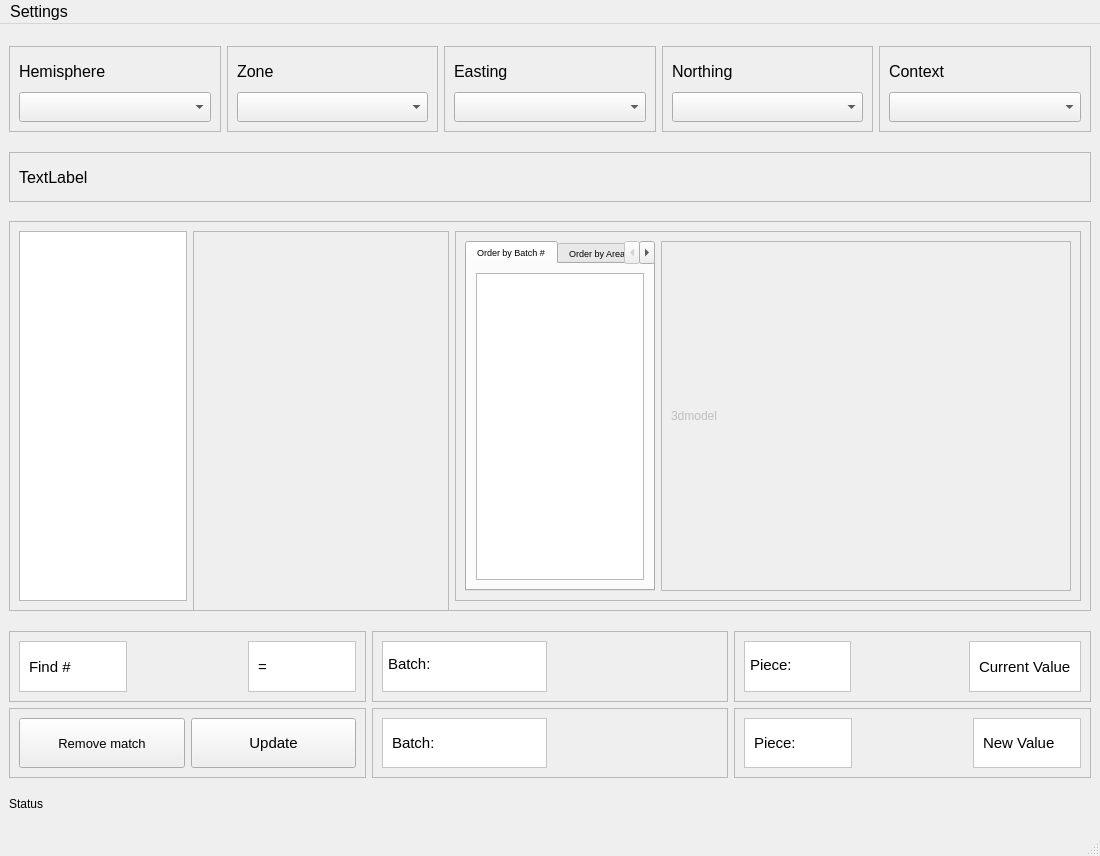
<?xml version="1.0" encoding="UTF-8"?>
<ui version="4.0">
 <class>MainWindow</class>
 <widget class="QMainWindow" name="MainWindow">
  <property name="geometry">
   <rect>
    <x>0</x>
    <y>0</y>
    <width>1100</width>
    <height>856</height>
   </rect>
  </property>
  <property name="minimumSize">
   <size>
    <width>1100</width>
    <height>600</height>
   </size>
  </property>
  <property name="baseSize">
   <size>
    <width>1100</width>
    <height>600</height>
   </size>
  </property>
  <property name="windowTitle">
   <string>Sherd Match Assistance</string>
  </property>
  <property name="windowIcon">
   <iconset>
    <normaloff>../assets/icon.png</normaloff>../assets/icon.png</iconset>
  </property>
  <property name="tabShape">
   <enum>QTabWidget::Rounded</enum>
  </property>
  <widget class="QWidget" name="centralwidget">
   <layout class="QGridLayout" name="gridLayout_3">
    <item row="2" column="1">
     <spacer name="verticalSpacer">
      <property name="orientation">
       <enum>Qt::Vertical</enum>
      </property>
      <property name="sizeHint" stdset="0">
       <size>
        <width>20</width>
        <height>40</height>
       </size>
      </property>
     </spacer>
    </item>
    <item row="11" column="1">
     <spacer name="verticalSpacer_6">
      <property name="orientation">
       <enum>Qt::Vertical</enum>
      </property>
      <property name="sizeHint" stdset="0">
       <size>
        <width>20</width>
        <height>40</height>
       </size>
      </property>
     </spacer>
    </item>
    <item row="8" column="1">
     <layout class="QGridLayout" name="gridLayout_2">
      <item row="1" column="3">
       <widget class="QFrame" name="frame_16">
        <property name="frameShape">
         <enum>QFrame::StyledPanel</enum>
        </property>
        <property name="frameShadow">
         <enum>QFrame::Raised</enum>
        </property>
        <layout class="QHBoxLayout" name="horizontalLayout_15">
         <item>
          <widget class="QFrame" name="frame_37">
           <property name="minimumSize">
            <size>
             <width>91</width>
             <height>50</height>
            </size>
           </property>
           <property name="styleSheet">
            <string notr="true"> background-color : white</string>
           </property>
           <property name="frameShape">
            <enum>QFrame::StyledPanel</enum>
           </property>
           <property name="frameShadow">
            <enum>QFrame::Raised</enum>
           </property>
           <layout class="QHBoxLayout" name="horizontalLayout_16">
            <item>
             <widget class="QLabel" name="label_37">
              <property name="font">
               <font>
                <pointsize>11</pointsize>
               </font>
              </property>
              <property name="text">
               <string>Piece:</string>
              </property>
             </widget>
            </item>
           </layout>
          </widget>
         </item>
         <item>
          <widget class="QLabel" name="new_piece">
           <property name="minimumSize">
            <size>
             <width>50</width>
             <height>0</height>
            </size>
           </property>
           <property name="font">
            <font>
             <pointsize>11</pointsize>
            </font>
           </property>
           <property name="text">
            <string/>
           </property>
          </widget>
         </item>
         <item>
          <widget class="QFrame" name="frame_38">
           <property name="minimumSize">
            <size>
             <width>91</width>
             <height>50</height>
            </size>
           </property>
           <property name="styleSheet">
            <string notr="true"> background-color : white</string>
           </property>
           <property name="frameShape">
            <enum>QFrame::StyledPanel</enum>
           </property>
           <property name="frameShadow">
            <enum>QFrame::Raised</enum>
           </property>
           <layout class="QHBoxLayout" name="horizontalLayout_17">
            <item>
             <widget class="QLabel" name="label_38">
              <property name="font">
               <font>
                <pointsize>11</pointsize>
               </font>
              </property>
              <property name="text">
               <string>New Value</string>
              </property>
             </widget>
            </item>
           </layout>
          </widget>
         </item>
        </layout>
       </widget>
      </item>
      <item row="0" column="1">
       <widget class="QFrame" name="frame_18">
        <property name="frameShape">
         <enum>QFrame::StyledPanel</enum>
        </property>
        <property name="frameShadow">
         <enum>QFrame::Raised</enum>
        </property>
        <layout class="QHBoxLayout" name="horizontalLayout_21">
         <item>
          <widget class="QFrame" name="frame_41">
           <property name="minimumSize">
            <size>
             <width>91</width>
             <height>50</height>
            </size>
           </property>
           <property name="styleSheet">
            <string notr="true"> background-color : white</string>
           </property>
           <property name="frameShape">
            <enum>QFrame::StyledPanel</enum>
           </property>
           <property name="frameShadow">
            <enum>QFrame::Raised</enum>
           </property>
           <widget class="QLabel" name="label_40">
            <property name="geometry">
             <rect>
              <x>6</x>
              <y>3</y>
              <width>80</width>
              <height>40</height>
             </rect>
            </property>
            <property name="font">
             <font>
              <pointsize>11</pointsize>
             </font>
            </property>
            <property name="text">
             <string>Batch:</string>
            </property>
           </widget>
          </widget>
         </item>
         <item>
          <widget class="QLabel" name="current_batch">
           <property name="minimumSize">
            <size>
             <width>50</width>
             <height>0</height>
            </size>
           </property>
           <property name="font">
            <font>
             <pointsize>11</pointsize>
            </font>
           </property>
           <property name="text">
            <string/>
           </property>
          </widget>
         </item>
        </layout>
       </widget>
      </item>
      <item row="0" column="0">
       <widget class="QFrame" name="frame_17">
        <property name="frameShape">
         <enum>QFrame::StyledPanel</enum>
        </property>
        <property name="frameShadow">
         <enum>QFrame::Raised</enum>
        </property>
        <layout class="QHBoxLayout" name="horizontalLayout_18">
         <item>
          <widget class="QFrame" name="frame_39">
           <property name="minimumSize">
            <size>
             <width>90</width>
             <height>51</height>
            </size>
           </property>
           <property name="autoFillBackground">
            <bool>false</bool>
           </property>
           <property name="styleSheet">
            <string notr="true"> background-color : white</string>
           </property>
           <property name="frameShape">
            <enum>QFrame::StyledPanel</enum>
           </property>
           <property name="frameShadow">
            <enum>QFrame::Raised</enum>
           </property>
           <layout class="QHBoxLayout" name="horizontalLayout_19">
            <item>
             <widget class="QLabel" name="label_6">
              <property name="font">
               <font>
                <pointsize>11</pointsize>
               </font>
              </property>
              <property name="autoFillBackground">
               <bool>false</bool>
              </property>
              <property name="styleSheet">
               <string notr="true"/>
              </property>
              <property name="text">
               <string>Find #</string>
              </property>
             </widget>
            </item>
           </layout>
          </widget>
         </item>
         <item>
          <widget class="QLabel" name="selected_find">
           <property name="minimumSize">
            <size>
             <width>50</width>
             <height>0</height>
            </size>
           </property>
           <property name="font">
            <font>
             <pointsize>11</pointsize>
            </font>
           </property>
           <property name="text">
            <string/>
           </property>
          </widget>
         </item>
         <item>
          <widget class="QFrame" name="frame_40">
           <property name="minimumSize">
            <size>
             <width>90</width>
             <height>51</height>
            </size>
           </property>
           <property name="maximumSize">
            <size>
             <width>16777215</width>
             <height>16777215</height>
            </size>
           </property>
           <property name="styleSheet">
            <string notr="true"> background-color : white</string>
           </property>
           <property name="frameShape">
            <enum>QFrame::StyledPanel</enum>
           </property>
           <property name="frameShadow">
            <enum>QFrame::Raised</enum>
           </property>
           <layout class="QHBoxLayout" name="horizontalLayout_20">
            <item>
             <widget class="QLabel" name="label_39">
              <property name="font">
               <font>
                <pointsize>11</pointsize>
               </font>
              </property>
              <property name="layoutDirection">
               <enum>Qt::LeftToRight</enum>
              </property>
              <property name="text">
               <string>=</string>
              </property>
             </widget>
            </item>
           </layout>
          </widget>
         </item>
        </layout>
       </widget>
      </item>
      <item row="0" column="3">
       <widget class="QFrame" name="frame_14">
        <property name="frameShape">
         <enum>QFrame::StyledPanel</enum>
        </property>
        <property name="frameShadow">
         <enum>QFrame::Raised</enum>
        </property>
        <layout class="QHBoxLayout" name="horizontalLayout_12">
         <item>
          <widget class="QFrame" name="frame_4">
           <property name="minimumSize">
            <size>
             <width>91</width>
             <height>50</height>
            </size>
           </property>
           <property name="styleSheet">
            <string notr="true"> background-color : white</string>
           </property>
           <property name="frameShape">
            <enum>QFrame::StyledPanel</enum>
           </property>
           <property name="frameShadow">
            <enum>QFrame::Raised</enum>
           </property>
           <widget class="QLabel" name="label_11">
            <property name="geometry">
             <rect>
              <x>6</x>
              <y>3</y>
              <width>81</width>
              <height>41</height>
             </rect>
            </property>
            <property name="font">
             <font>
              <pointsize>11</pointsize>
             </font>
            </property>
            <property name="text">
             <string>Piece:</string>
            </property>
           </widget>
          </widget>
         </item>
         <item>
          <widget class="QLabel" name="current_piece">
           <property name="minimumSize">
            <size>
             <width>50</width>
             <height>0</height>
            </size>
           </property>
           <property name="font">
            <font>
             <pointsize>11</pointsize>
            </font>
           </property>
           <property name="text">
            <string/>
           </property>
          </widget>
         </item>
         <item>
          <widget class="QFrame" name="frame_5">
           <property name="minimumSize">
            <size>
             <width>91</width>
             <height>50</height>
            </size>
           </property>
           <property name="styleSheet">
            <string notr="true"> background-color : white</string>
           </property>
           <property name="frameShape">
            <enum>QFrame::StyledPanel</enum>
           </property>
           <property name="frameShadow">
            <enum>QFrame::Raised</enum>
           </property>
           <layout class="QHBoxLayout" name="horizontalLayout_13">
            <item>
             <widget class="QLabel" name="label_13">
              <property name="font">
               <font>
                <pointsize>11</pointsize>
               </font>
              </property>
              <property name="text">
               <string>Current Value</string>
              </property>
             </widget>
            </item>
           </layout>
          </widget>
         </item>
        </layout>
       </widget>
      </item>
      <item row="1" column="1">
       <widget class="QFrame" name="frame_13">
        <property name="frameShape">
         <enum>QFrame::StyledPanel</enum>
        </property>
        <property name="frameShadow">
         <enum>QFrame::Raised</enum>
        </property>
        <layout class="QHBoxLayout" name="horizontalLayout_11">
         <item>
          <widget class="QFrame" name="frame_36">
           <property name="minimumSize">
            <size>
             <width>91</width>
             <height>50</height>
            </size>
           </property>
           <property name="styleSheet">
            <string notr="true"> background-color : white</string>
           </property>
           <property name="frameShape">
            <enum>QFrame::StyledPanel</enum>
           </property>
           <property name="frameShadow">
            <enum>QFrame::Raised</enum>
           </property>
           <layout class="QVBoxLayout" name="verticalLayout_7">
            <item>
             <widget class="QLabel" name="label_36">
              <property name="font">
               <font>
                <pointsize>11</pointsize>
               </font>
              </property>
              <property name="text">
               <string>Batch:</string>
              </property>
             </widget>
            </item>
           </layout>
          </widget>
         </item>
         <item>
          <widget class="QLabel" name="new_batch">
           <property name="minimumSize">
            <size>
             <width>50</width>
             <height>0</height>
            </size>
           </property>
           <property name="font">
            <font>
             <pointsize>11</pointsize>
            </font>
           </property>
           <property name="text">
            <string/>
           </property>
          </widget>
         </item>
        </layout>
       </widget>
      </item>
      <item row="1" column="0">
       <widget class="QFrame" name="frame_15">
        <property name="frameShape">
         <enum>QFrame::StyledPanel</enum>
        </property>
        <property name="frameShadow">
         <enum>QFrame::Raised</enum>
        </property>
        <layout class="QHBoxLayout" name="horizontalLayout_14">
         <item>
          <widget class="QPushButton" name="remove_button">
           <property name="minimumSize">
            <size>
             <width>91</width>
             <height>50</height>
            </size>
           </property>
           <property name="font">
            <font>
             <pointsize>10</pointsize>
            </font>
           </property>
           <property name="text">
            <string>Remove match</string>
           </property>
          </widget>
         </item>
         <item>
          <widget class="QPushButton" name="update_button">
           <property name="minimumSize">
            <size>
             <width>91</width>
             <height>50</height>
            </size>
           </property>
           <property name="font">
            <font>
             <pointsize>11</pointsize>
            </font>
           </property>
           <property name="text">
            <string>Update</string>
           </property>
          </widget>
         </item>
        </layout>
       </widget>
      </item>
     </layout>
    </item>
    <item row="6" column="1">
     <spacer name="verticalSpacer_4">
      <property name="orientation">
       <enum>Qt::Vertical</enum>
      </property>
      <property name="sizeHint" stdset="0">
       <size>
        <width>20</width>
        <height>40</height>
       </size>
      </property>
     </spacer>
    </item>
    <item row="5" column="1">
     <layout class="QHBoxLayout" name="horizontalLayout_5">
      <item>
       <widget class="QFrame" name="frame_9">
        <property name="minimumSize">
         <size>
          <width>0</width>
          <height>390</height>
         </size>
        </property>
        <property name="frameShape">
         <enum>QFrame::StyledPanel</enum>
        </property>
        <property name="frameShadow">
         <enum>QFrame::Raised</enum>
        </property>
        <layout class="QHBoxLayout" name="horizontalLayout_4">
         <item>
          <widget class="QListWidget" name="finds_list">
           <property name="minimumSize">
            <size>
             <width>0</width>
             <height>0</height>
            </size>
           </property>
           <property name="sizeIncrement">
            <size>
             <width>10</width>
             <height>10</height>
            </size>
           </property>
           <property name="palette">
            <palette>
             <active>
              <colorrole role="HighlightedText">
               <brush brushstyle="SolidPattern">
                <color alpha="255">
                 <red>255</red>
                 <green>170</green>
                 <blue>0</blue>
                </color>
               </brush>
              </colorrole>
             </active>
             <inactive>
              <colorrole role="HighlightedText">
               <brush brushstyle="SolidPattern">
                <color alpha="255">
                 <red>0</red>
                 <green>0</green>
                 <blue>0</blue>
                </color>
               </brush>
              </colorrole>
             </inactive>
             <disabled>
              <colorrole role="HighlightedText">
               <brush brushstyle="SolidPattern">
                <color alpha="255">
                 <red>255</red>
                 <green>255</green>
                 <blue>255</blue>
                </color>
               </brush>
              </colorrole>
             </disabled>
            </palette>
           </property>
          </widget>
         </item>
         <item>
          <widget class="QFrame" name="frame_10">
           <property name="minimumSize">
            <size>
             <width>256</width>
             <height>390</height>
            </size>
           </property>
           <property name="frameShape">
            <enum>QFrame::StyledPanel</enum>
           </property>
           <property name="frameShadow">
            <enum>QFrame::Raised</enum>
           </property>
           <layout class="QVBoxLayout" name="verticalLayout">
            <item>
             <widget class="QLabel" name="findBackPhoto_l">
              <property name="minimumSize">
               <size>
                <width>0</width>
                <height>0</height>
               </size>
              </property>
              <property name="text">
               <string/>
              </property>
             </widget>
            </item>
            <item>
             <widget class="QLabel" name="findFrontPhoto_l">
              <property name="minimumSize">
               <size>
                <width>0</width>
                <height>0</height>
               </size>
              </property>
              <property name="maximumSize">
               <size>
                <width>16777215</width>
                <height>16777215</height>
               </size>
              </property>
              <property name="text">
               <string/>
              </property>
             </widget>
            </item>
           </layout>
          </widget>
         </item>
         <item>
          <widget class="QFrame" name="frame">
           <property name="minimumSize">
            <size>
             <width>270</width>
             <height>0</height>
            </size>
           </property>
           <property name="frameShape">
            <enum>QFrame::StyledPanel</enum>
           </property>
           <property name="frameShadow">
            <enum>QFrame::Raised</enum>
           </property>
           <layout class="QHBoxLayout" name="horizontalLayout_6">
            <item>
             <widget class="QTabWidget" name="tabWidget">
              <property name="minimumSize">
               <size>
                <width>0</width>
                <height>0</height>
               </size>
              </property>
              <property name="font">
               <font>
                <pointsize>7</pointsize>
               </font>
              </property>
              <property name="currentIndex">
               <number>0</number>
              </property>
              <widget class="QWidget" name="tab">
               <attribute name="title">
                <string>Order by Batch #</string>
               </attribute>
               <layout class="QHBoxLayout" name="horizontalLayout_7">
                <item>
                 <widget class="QTreeView" name="modelList"/>
                </item>
               </layout>
              </widget>
              <widget class="QWidget" name="tab_2">
               <attribute name="title">
                <string>Order by Area Similarity</string>
               </attribute>
               <layout class="QHBoxLayout" name="horizontalLayout_8">
                <item>
                 <widget class="QTreeView" name="sorted_model_list"/>
                </item>
               </layout>
              </widget>
             </widget>
            </item>
            <item>
             <widget class="QFrame" name="frame_11">
              <property name="sizePolicy">
               <sizepolicy hsizetype="Preferred" vsizetype="Preferred">
                <horstretch>0</horstretch>
                <verstretch>0</verstretch>
               </sizepolicy>
              </property>
              <property name="frameShape">
               <enum>QFrame::StyledPanel</enum>
              </property>
              <property name="frameShadow">
               <enum>QFrame::Raised</enum>
              </property>
              <layout class="QHBoxLayout" name="horizontalLayout_9">
               <item>
                <widget class="QLabel" name="model">
                 <property name="enabled">
                  <bool>false</bool>
                 </property>
                 <property name="sizePolicy">
                  <sizepolicy hsizetype="Maximum" vsizetype="Maximum">
                   <horstretch>0</horstretch>
                   <verstretch>0</verstretch>
                  </sizepolicy>
                 </property>
                 <property name="minimumSize">
                  <size>
                   <width>390</width>
                   <height>0</height>
                  </size>
                 </property>
                 <property name="maximumSize">
                  <size>
                   <width>600</width>
                   <height>350</height>
                  </size>
                 </property>
                 <property name="text">
                  <string>3dmodel</string>
                 </property>
                </widget>
               </item>
              </layout>
             </widget>
            </item>
           </layout>
          </widget>
         </item>
        </layout>
       </widget>
      </item>
     </layout>
    </item>
    <item row="1" column="1">
     <layout class="QHBoxLayout" name="horizontalLayout">
      <item>
       <widget class="QFrame" name="frame_2">
        <property name="frameShape">
         <enum>QFrame::StyledPanel</enum>
        </property>
        <property name="frameShadow">
         <enum>QFrame::Raised</enum>
        </property>
        <layout class="QVBoxLayout" name="verticalLayout_2">
         <item>
          <widget class="QLabel" name="hemisphere_l_2">
           <property name="sizePolicy">
            <sizepolicy hsizetype="Expanding" vsizetype="Expanding">
             <horstretch>0</horstretch>
             <verstretch>0</verstretch>
            </sizepolicy>
           </property>
           <property name="minimumSize">
            <size>
             <width>150</width>
             <height>30</height>
            </size>
           </property>
           <property name="font">
            <font>
             <pointsize>12</pointsize>
            </font>
           </property>
           <property name="text">
            <string>Hemisphere</string>
           </property>
          </widget>
         </item>
         <item>
          <widget class="QComboBox" name="hemisphere_cb">
           <property name="minimumSize">
            <size>
             <width>0</width>
             <height>30</height>
            </size>
           </property>
           <property name="font">
            <font>
             <pointsize>12</pointsize>
            </font>
           </property>
           <property name="editable">
            <bool>false</bool>
           </property>
           <property name="currentText">
            <string/>
           </property>
          </widget>
         </item>
        </layout>
       </widget>
      </item>
      <item>
       <widget class="QFrame" name="frame_3">
        <property name="frameShape">
         <enum>QFrame::StyledPanel</enum>
        </property>
        <property name="frameShadow">
         <enum>QFrame::Raised</enum>
        </property>
        <layout class="QVBoxLayout" name="verticalLayout_3">
         <item>
          <widget class="QLabel" name="zone_l_2">
           <property name="sizePolicy">
            <sizepolicy hsizetype="Expanding" vsizetype="Expanding">
             <horstretch>0</horstretch>
             <verstretch>0</verstretch>
            </sizepolicy>
           </property>
           <property name="minimumSize">
            <size>
             <width>120</width>
             <height>30</height>
            </size>
           </property>
           <property name="font">
            <font>
             <pointsize>12</pointsize>
            </font>
           </property>
           <property name="text">
            <string>Zone</string>
           </property>
          </widget>
         </item>
         <item>
          <widget class="QComboBox" name="zone_cb">
           <property name="minimumSize">
            <size>
             <width>0</width>
             <height>30</height>
            </size>
           </property>
           <property name="font">
            <font>
             <pointsize>12</pointsize>
            </font>
           </property>
          </widget>
         </item>
        </layout>
       </widget>
      </item>
      <item>
       <widget class="QFrame" name="frame_6">
        <property name="frameShape">
         <enum>QFrame::StyledPanel</enum>
        </property>
        <property name="frameShadow">
         <enum>QFrame::Raised</enum>
        </property>
        <layout class="QVBoxLayout" name="verticalLayout_4">
         <item>
          <widget class="QLabel" name="easting_l_2">
           <property name="sizePolicy">
            <sizepolicy hsizetype="Expanding" vsizetype="Expanding">
             <horstretch>0</horstretch>
             <verstretch>0</verstretch>
            </sizepolicy>
           </property>
           <property name="minimumSize">
            <size>
             <width>120</width>
             <height>30</height>
            </size>
           </property>
           <property name="font">
            <font>
             <pointsize>12</pointsize>
            </font>
           </property>
           <property name="text">
            <string>Easting</string>
           </property>
          </widget>
         </item>
         <item>
          <widget class="QComboBox" name="easting_cb">
           <property name="minimumSize">
            <size>
             <width>0</width>
             <height>30</height>
            </size>
           </property>
           <property name="font">
            <font>
             <pointsize>12</pointsize>
            </font>
           </property>
          </widget>
         </item>
        </layout>
       </widget>
      </item>
      <item>
       <widget class="QFrame" name="frame_7">
        <property name="frameShape">
         <enum>QFrame::StyledPanel</enum>
        </property>
        <property name="frameShadow">
         <enum>QFrame::Raised</enum>
        </property>
        <layout class="QVBoxLayout" name="verticalLayout_5">
         <item>
          <widget class="QLabel" name="northing_l_2">
           <property name="sizePolicy">
            <sizepolicy hsizetype="Expanding" vsizetype="Expanding">
             <horstretch>0</horstretch>
             <verstretch>0</verstretch>
            </sizepolicy>
           </property>
           <property name="minimumSize">
            <size>
             <width>120</width>
             <height>30</height>
            </size>
           </property>
           <property name="font">
            <font>
             <pointsize>12</pointsize>
            </font>
           </property>
           <property name="text">
            <string>Northing</string>
           </property>
          </widget>
         </item>
         <item>
          <widget class="QComboBox" name="northing_cb">
           <property name="minimumSize">
            <size>
             <width>0</width>
             <height>30</height>
            </size>
           </property>
           <property name="font">
            <font>
             <pointsize>12</pointsize>
            </font>
           </property>
          </widget>
         </item>
        </layout>
       </widget>
      </item>
      <item>
       <widget class="QFrame" name="frame_8">
        <property name="frameShape">
         <enum>QFrame::StyledPanel</enum>
        </property>
        <property name="frameShadow">
         <enum>QFrame::Raised</enum>
        </property>
        <layout class="QVBoxLayout" name="verticalLayout_6">
         <item>
          <widget class="QLabel" name="context_l_2">
           <property name="sizePolicy">
            <sizepolicy hsizetype="Expanding" vsizetype="Expanding">
             <horstretch>0</horstretch>
             <verstretch>0</verstretch>
            </sizepolicy>
           </property>
           <property name="minimumSize">
            <size>
             <width>120</width>
             <height>30</height>
            </size>
           </property>
           <property name="font">
            <font>
             <pointsize>12</pointsize>
            </font>
           </property>
           <property name="text">
            <string>Context</string>
           </property>
          </widget>
         </item>
         <item>
          <widget class="QComboBox" name="context_cb">
           <property name="minimumSize">
            <size>
             <width>0</width>
             <height>30</height>
            </size>
           </property>
           <property name="font">
            <font>
             <pointsize>12</pointsize>
            </font>
           </property>
          </widget>
         </item>
        </layout>
       </widget>
      </item>
     </layout>
    </item>
    <item row="9" column="1">
     <spacer name="verticalSpacer_5">
      <property name="orientation">
       <enum>Qt::Vertical</enum>
      </property>
      <property name="sizeHint" stdset="0">
       <size>
        <width>20</width>
        <height>40</height>
       </size>
      </property>
     </spacer>
    </item>
    <item row="3" column="1">
     <widget class="QFrame" name="frame_12">
      <property name="frameShape">
       <enum>QFrame::StyledPanel</enum>
      </property>
      <property name="frameShadow">
       <enum>QFrame::Raised</enum>
      </property>
      <layout class="QHBoxLayout" name="horizontalLayout_10">
       <item>
        <widget class="QLabel" name="contextDisplay">
         <property name="minimumSize">
          <size>
           <width>0</width>
           <height>30</height>
          </size>
         </property>
         <property name="sizeIncrement">
          <size>
           <width>10</width>
           <height>10</height>
          </size>
         </property>
         <property name="font">
          <font>
           <pointsize>12</pointsize>
          </font>
         </property>
         <property name="text">
          <string>TextLabel</string>
         </property>
        </widget>
       </item>
      </layout>
     </widget>
    </item>
    <item row="4" column="1">
     <spacer name="verticalSpacer_3">
      <property name="orientation">
       <enum>Qt::Vertical</enum>
      </property>
      <property name="sizeHint" stdset="0">
       <size>
        <width>20</width>
        <height>40</height>
       </size>
      </property>
     </spacer>
    </item>
    <item row="5" column="0">
     <spacer name="horizontalSpacer">
      <property name="orientation">
       <enum>Qt::Horizontal</enum>
      </property>
      <property name="sizeHint" stdset="0">
       <size>
        <width>40</width>
        <height>20</height>
       </size>
      </property>
     </spacer>
    </item>
    <item row="10" column="1">
     <widget class="QLabel" name="statusLabel">
      <property name="text">
       <string>Status</string>
      </property>
      <property name="textFormat">
       <enum>Qt::AutoText</enum>
      </property>
      <property name="wordWrap">
       <bool>true</bool>
      </property>
     </widget>
    </item>
    <item row="0" column="1">
     <spacer name="verticalSpacer_2">
      <property name="orientation">
       <enum>Qt::Vertical</enum>
      </property>
      <property name="sizeHint" stdset="0">
       <size>
        <width>20</width>
        <height>40</height>
       </size>
      </property>
     </spacer>
    </item>
    <item row="5" column="2">
     <spacer name="horizontalSpacer_2">
      <property name="orientation">
       <enum>Qt::Horizontal</enum>
      </property>
      <property name="sizeHint" stdset="0">
       <size>
        <width>40</width>
        <height>20</height>
       </size>
      </property>
     </spacer>
    </item>
   </layout>
  </widget>
  <widget class="QStatusBar" name="statusbar"/>
  <widget class="QMenuBar" name="menubar">
   <property name="geometry">
    <rect>
     <x>0</x>
     <y>0</y>
     <width>1100</width>
     <height>27</height>
    </rect>
   </property>
   <property name="font">
    <font>
     <pointsize>12</pointsize>
    </font>
   </property>
   <widget class="QMenu" name="menuSettings">
    <property name="title">
     <string>Settings</string>
    </property>
    <addaction name="actionAbout"/>
    <addaction name="actionWeights_Adjustments"/>
   </widget>
   <addaction name="menuSettings"/>
  </widget>
  <action name="actionSelect_folder">
   <property name="text">
    <string>Select folder</string>
   </property>
   <property name="font">
    <font/>
   </property>
  </action>
  <action name="actionAdjust_parameters_weights">
   <property name="text">
    <string>Adjust parameters weights</string>
   </property>
  </action>
  <action name="actionAbout">
   <property name="text">
    <string>About</string>
   </property>
  </action>
  <action name="actionColor_Calibration">
   <property name="text">
    <string>Color Calibration</string>
   </property>
  </action>
  <action name="actionWeights_Adjustments">
   <property name="text">
    <string>Weights Adjustments</string>
   </property>
  </action>
 </widget>
 <resources/>
 <connections/>
</ui>
